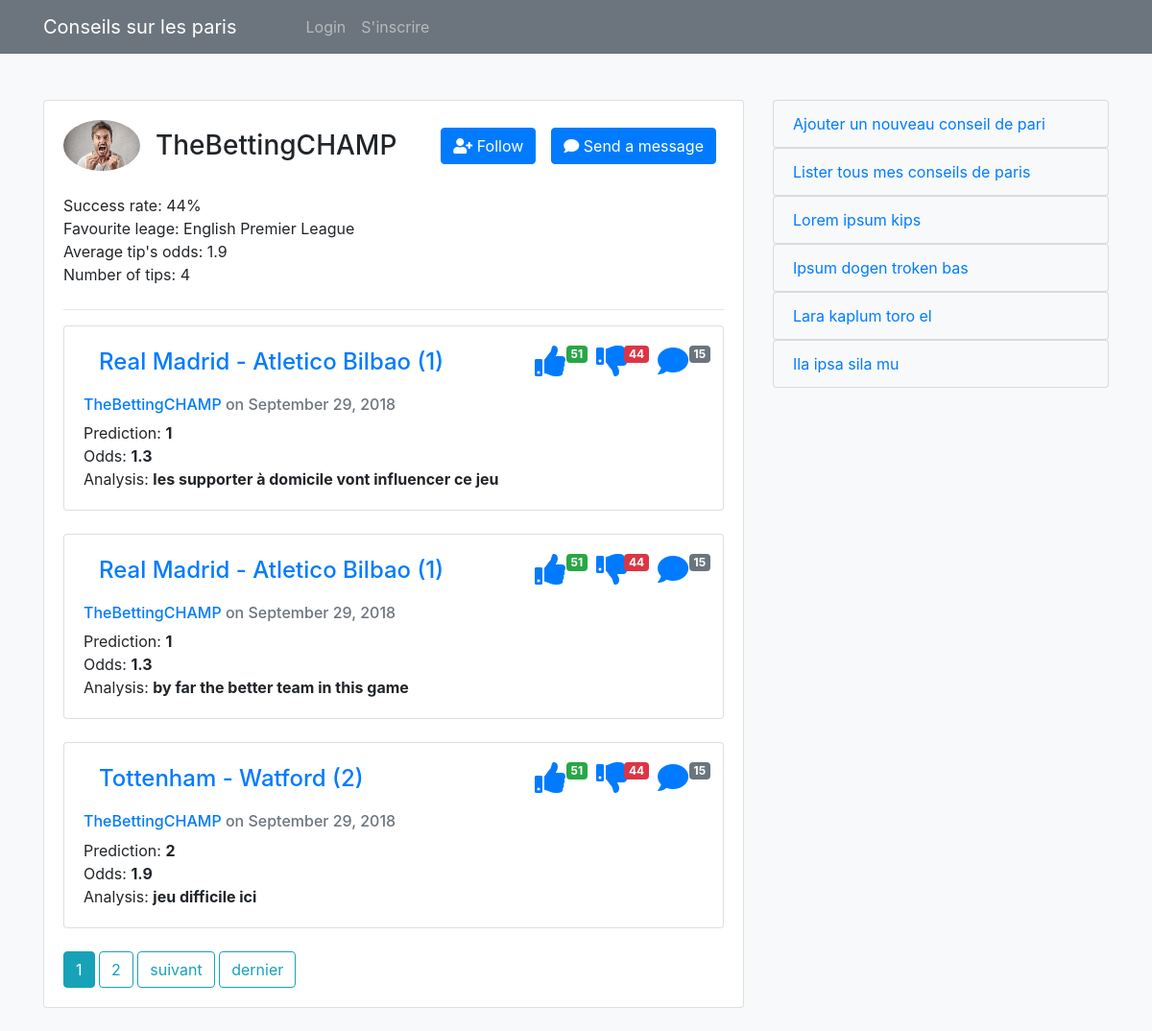
Screenshot of /profile/TheBettingCHAMP with the database file from the repository.
### blog/models.py (models this page shows, shortened)
class BettingTip(models.Model):
    home_team = models.CharField(max_length=30)
    away_team = models.CharField(max_length=30)
    prediction = models.CharField(max_length=10)
    odds = models.FloatField()
    analysis = models.TextField()
    date_posted = models.DateTimeField(default=timezone.now)
    author = models.ForeignKey(User, on_delete=models.CASCADE)
    def get_title(self):
        return self.home_team + ' - ' + self.away_team + ' (' + self.prediction + ')'
    def __str__(self):
        return self.get_title()

### users/models.py (models this page shows, shortened)
class Profile(models.Model):
        user = models.OneToOneField(User, on_delete=models.CASCADE)
        image = models.ImageField(default='default.jpg', upload_to='profile_pics')

### blog/views.py (the view)
# urls.py: path('profile/<str:username>', ProfileBettingTipListView.as_view(), name="profile-detail"),
class ProfileBettingTipListView(ListView):
    model = BettingTip
    template_name = 'users/profile_detail.html'
    context_object_name = 'tips'
    ordering = ['-date_posted']
    paginate_by = 3
    def get_queryset(self):
        user = get_object_or_404(User, username=self.kwargs.get('username'))
        return BettingTip.objects.filter(author=user).order_by('-date_posted')

### users/templates/users/profile_detail.html
{% extends "blog/base.html" %}
{% block content %}
<div class="container">
  <div class="row mt-5">
    <div class="col-sm-8">
      <div class="card mb-4">
        <div class="card-body">
          <div class="row align-items-center">
            <div class="col-sm-8 d-flex align-items-center">
              <img src="{{ tips.0.author.profile.image.url }}" class="rounded-circle" style="width: 80px">
              <h3 class="mb-0 ml-3">{{ view.kwargs.username }}</h3>
            </div>
            {% if tips.0.author == user %}
            <div class="col-sm-4 d-flex justify-content-end">
              <a class="mx-2" href="{% url 'tip-update' object.id %}"><i class="fas fa-edit fa-2x"></i></a>
              <a class="mx-2" href="{% url 'tip-delete' object.id %}"><i class="fas fa-trash fa-2x"></i></a>
            </div>
            {% else %}
            <div class="col-sm-4 d-flex justify-content-end like-comment-section">
              <div class="position-relative">
                <a class="mx-2 btn btn-primary" href="#"><i class="fas fa-user-plus"></i> Follow</a>
              </div>
              <div class="position-relative">
                <a class="mx-2 btn btn-primary" href="#"><i class="fas fa-comment"></i> Send a message</a>
              </div>
            </div>
            {% endif %}
          </div>
          <div class="profile-stats my-4">
            <p class="mb-0">Success rate: 44%</p>
            <p class="mb-0">Favourite leage: English Premier League</p>
            <p class="mb-0">Average tip's odds: 1.9</p>
            <p class="mb-0">Number of tips: {{ page_obj.paginator.count }}</p>
          </div>
          <hr>
          {% for tip in tips %}
          <div class="card mb-4">
            <div class="card-body">
              <div class="row align-items-center">
                <div class="col-sm-8 d-flex align-items-center">
                  <a href="{% url 'tip-detail' tip.id %}" class="card-title mb-0 ml-3">
                    <h4 class="mb-0">{{ tip }}</h4>
                  </a>
                </div>
                {% if tip.author == user %}
                <div class="col-sm-4 d-flex justify-content-end">
                  <a class="mx-2" href=""><i class="fas fa-edit fa-2x"></i></a>
                  <a class="mx-2" href=""><i class="fas fa-trash fa-2x"></i></a>
                </div>
                {% else %}
                <div class="col-sm-4 d-flex justify-content-end like-comment-section">
                  <div class="position-relative mx-2">
                    <a class="mx-2" href="#"><i class="fas fa-thumbs-up fa-2x"></i></a>
                    <span class="badge badge-success position-absolute">51</span>
                  </div>
                  <div class="position-relative mx-2">
                    <a class="mx-2" href="#"><i class="fas fa-thumbs-down fa-2x"></i></a>
                    <span class="badge badge-danger position-absolute">44</span>
                  </div>
                  <div class="position-relative mx-2">
                    <a class="mx-2" href="#"><i class="fas fa-comment fa-2x"></i></a>
                    <span class="badge badge-secondary position-absolute">15</span>
                  </div>
                </div>
                {% endif %}
              </div>
              <div class="card-content pt-4">
                <h6 class="card-subtitle mb-2 text-muted"><a href="#">{{ tip.author }}</a> on {{ tip.date_posted|date:"F d, Y" }}</h6>
                <span>Prediction: <strong>{{ tip.prediction }}</strong></span><br>
                <span>Odds: <strong>{{ tip.odds }}</strong></span><br>
                <span>Analysis: <strong>{{ tip.analysis }}</strong></span>
              </div>
            </div>
          </div>
          {% endfor %}
          {% include 'blog/pagination.html' %}
        </div>
      </div>
    </div>
    {% include 'blog/sidebar.html' %}
  </div>
</div>
{% endblock content %}

### blog/static/blog/styles.css (style rules this page uses)
.like-comment-section .badge { right: -15px; }

### rows the page displays
BettingTip: author.image (picture), home_team+away_team+prediction "Real Madrid - Atletico Bilbao (1)", shows "51", author "TheBettingCHAMP", date_posted "September 29, 2018", prediction "1", odds "1.3", analysis "les supporter à domicile vont influencer ce jeu"
BettingTip: home_team+away_team+prediction "Real Madrid - Atletico Bilbao (1)", shows "51", author "TheBettingCHAMP", date_posted "September 29, 2018", prediction "1", odds "1.3", analysis "by far the better team in this game"
BettingTip: home_team+away_team+prediction "Tottenham - Watford (2)", shows "51", author "TheBettingCHAMP", date_posted "September 29, 2018", prediction "2", odds "1.9", analysis "jeu difficile ici"

### other values shown
{{ view.kwargs.username }} "TheBettingCHAMP"
{{ page_obj.paginator.count }} "4"
{{ num }} "1"
{{ num }} "2"
